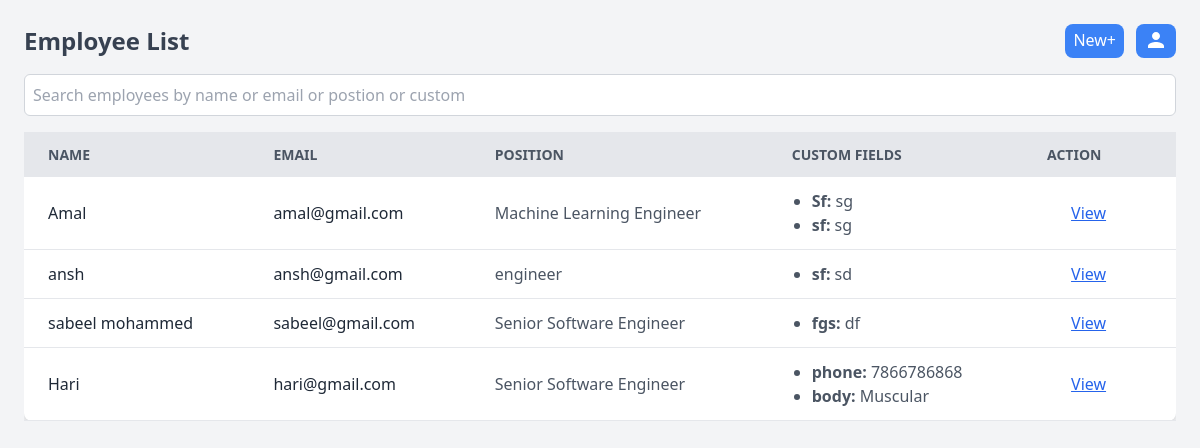
The page /employees/list/ (signed in) on the database as committed earlier.
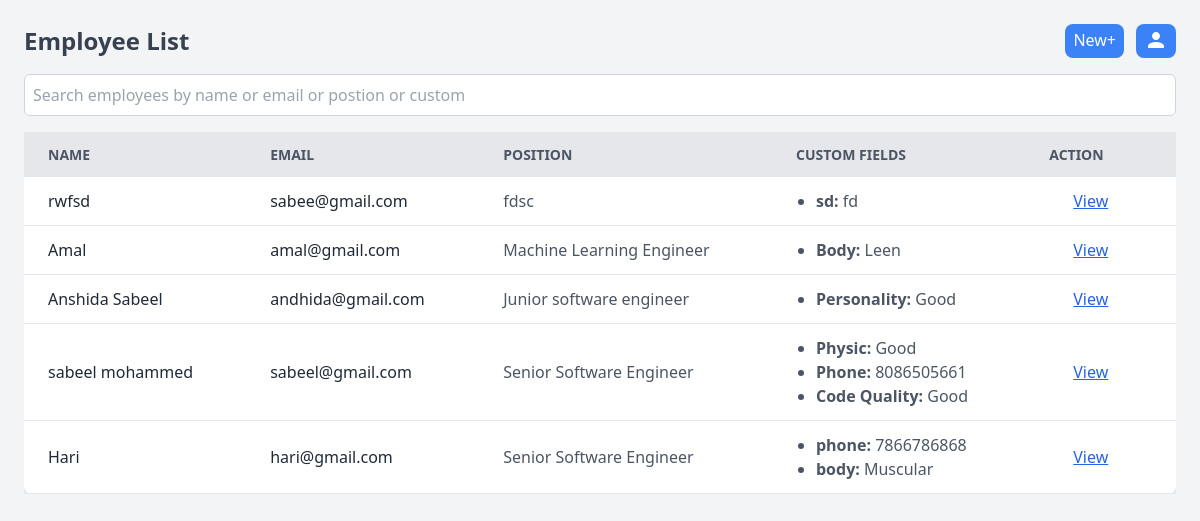
The same page on the database as committed later.
### employees/models.py (models this page shows, shortened)
class Employee(models.Model):
    id = models.UUIDField(primary_key=True, default=uuid.uuid4, editable=False)
    name = models.CharField(max_length=100)
    email = models.EmailField(unique=True)
    position = models.CharField(max_length=100)
    custom_fields = models.JSONField(null=True,blank=True)  # Custom fields storage
    user = models.ForeignKey(CustomUser,on_delete=models.CASCADE)
    field_order = models.JSONField(null=True, blank=True)
    created_at = models.DateTimeField(auto_now_add=True)
    updated_at = models.DateTimeField(auto_now=True)

### employees/views.py (the view, shortened to what this page needs)
# urls.py: path('list/', EmployeesList.as_view(), name='employee_list'),
class EmployeesList(View):
    @method_decorator(never_cache)
    @method_decorator(login_required)
    def get(self, request):
        employees = Employee.objects.filter(user=request.user).order_by('-created_at')
        search_term = request.GET.get('search', '')
        if request.headers.get('X-Requested-With') == 'XMLHttpRequest':
            html = render_to_string('employee_table_rows.html', {'employees': employees})
            return JsonResponse({'html': html})
        context = {
            'employees': employees,
            'search_term': search_term,
        }
        return render(request, 'employee_list.html', context)

### templates/employee_list.html (shortened to what this page needs)
<!DOCTYPE html>
<html lang="en">
<head>
  <link href="https://cdn.jsdelivr.net/npm/tailwindcss@2.2.19/dist/tailwind.min.css" rel="stylesheet">
</head>
<body class="bg-gray-100">
  <div class="p-6 bg-gray-100 h-screen">
    <div class="flex justify-between items-center mb-4">
      <h2 class="text-2xl font-semibold text-gray-700">Employee List</h2>
      <div class="flex gap-3">
        <a href="{% url 'employee_create' %}" class="bg-blue-500 px-2 py-1 text-white rounded-lg">New+</a>
        <button onclick="openDashboardModal()" class="bg-blue-500 px-2 py-1 text-white rounded-lg">
          <svg xmlns="http://www.w3.org/2000/svg" class="w-6 h-6 inline-block fill-current text-white" viewBox="0 0 24 24">
            <path d="M12 12c2.67 0 8 1.34 8 4v2H4v-2c0-2.66 5.33-4 8-4zm0-2c-2.21 0-4-1.79-4-4s1.79-4 4-4 4 1.79 4 4-1.79 4-4 4z"/>
          </svg>
        </button>
      </div>
    </div>
    <input
      type="text"
      name="search"
      value="{{ search_term }}"
      placeholder="Search employees by name or email or postion or custom"
      class="w-full p-2 mb-4 border border-gray-300 rounded-md focus:outline-none focus:ring-2 focus:ring-blue-500"
      id="search-input"
    />
    <div class="overflow-x-auto">
      <table class="min-w-full bg-white rounded-lg shadow-md">
        <thead>
          <tr class="bg-gray-200 text-gray-600 uppercase text-sm leading-normal">
            <th class="py-3 px-6 text-left">Name</th>
            <th class="py-3 px-6 text-left">Email</th>
            <th class="py-3 px-6 text-left">Position</th>
            <th class="py-3 px-6 text-left">Custom Fields</th>
            <th class="py-3 px-6 text-left">Action</th>
          </tr>
        </thead>
        <tbody id="employee-table-body">
          {% for employee in employees %}
          <tr class="border-b border-gray-200 hover:bg-gray-100">
            <td class="py-3 px-6 text-gray-800">{{ employee.name }}</td>
            <td class="py-3 px-6 text-gray-800">{{ employee.email }}</td>
            <td class="py-3 px-6 text-gray-600">{{ employee.position }}</td>
            <td class="py-3 px-6 text-gray-600">
              {% if employee.custom_fields %}
                  <ul class="list-disc ml-5">
                      {% for field, value in employee.custom_fields.items %}
                          <li><strong>{{ field }}:</strong> {{ value }}</li>
                      {% endfor %}
                  </ul>
              {% else %}
                  <span>No custom fields</span>
              {% endif %}
          </td>
            <td class="py-3 px-6 text-gray-600">
                <a href="{% url 'employee_view' employee.id %}" class="py-3 px-6 text-blue-600 underline">View</a>
            </td>
          </tr>
          {% endfor %}
        </tbody>
      </table>
    </div>
  </div>
</body>
</html>

Rows that differ between the two databases and show on the page:
added Employee: name "rwfsd", email "sabee@gmail.com", position "fdsc", custom_fields "sd", custom_fields "fd"
changed Employee "Amal": custom_fields "{\"Sf\": \"sg\", \"sf\": \"sg\"}" → "{\"Body\": \"Leen\"}" (drawn)
changed Employee: name "ansh" → "Anshida Sabeel"; email "ansh@gmail.com" → "andhida@gmail.com"; position "engineer" → "Junior software engineer"; custom_fields "{\"sf\": \"sd\"}" → "{\"Personality\": \"Good\"}" (drawn)
Other text that changed with them:
new list line: "Body : Leen"
new list line: "Personality : Good"
new list line: "Physic : Good"
new list line: "Phone : 8086505661"
new list line: "Code Quality : Good"
list line gone: "Sf : sg"
list line gone: "sf : sg"
list line gone: "sf : sd"
list line gone: "fgs : df"
